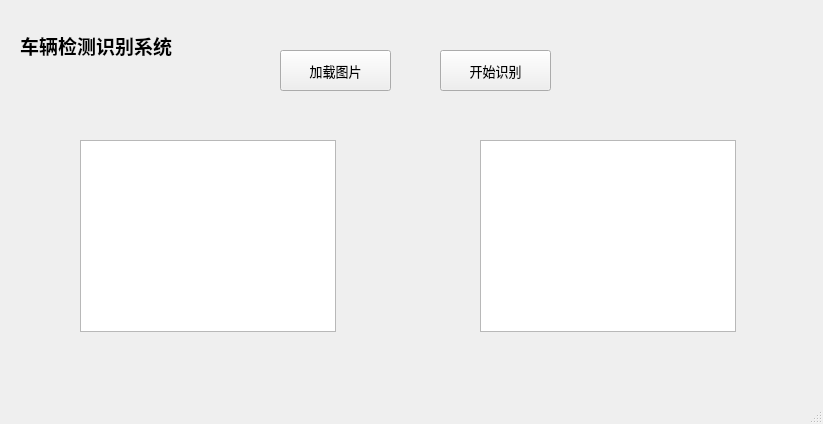
<?xml version="1.0" encoding="UTF-8"?>
<ui version="4.0">
 <class>MainWindow</class>
 <widget class="QMainWindow" name="MainWindow">
  <property name="geometry">
   <rect>
    <x>0</x>
    <y>0</y>
    <width>823</width>
    <height>424</height>
   </rect>
  </property>
  <property name="windowTitle">
   <string>MainWindow</string>
  </property>
  <widget class="QWidget" name="centralwidget">
   <widget class="QPushButton" name="pushButton">
    <property name="geometry">
     <rect>
      <x>280</x>
      <y>50</y>
      <width>111</width>
      <height>41</height>
     </rect>
    </property>
    <property name="font">
     <font>
      <family>微软雅黑</family>
      <pointsize>10</pointsize>
     </font>
    </property>
    <property name="text">
     <string>加载图片</string>
    </property>
   </widget>
   <widget class="QPushButton" name="pushButton_2">
    <property name="geometry">
     <rect>
      <x>440</x>
      <y>50</y>
      <width>111</width>
      <height>41</height>
     </rect>
    </property>
    <property name="font">
     <font>
      <family>微软雅黑</family>
      <pointsize>10</pointsize>
     </font>
    </property>
    <property name="text">
     <string>开始识别</string>
    </property>
   </widget>
   <widget class="QGraphicsView" name="graphicsView">
    <property name="geometry">
     <rect>
      <x>80</x>
      <y>140</y>
      <width>256</width>
      <height>192</height>
     </rect>
    </property>
   </widget>
   <widget class="QGraphicsView" name="graphicsView_2">
    <property name="geometry">
     <rect>
      <x>480</x>
      <y>140</y>
      <width>256</width>
      <height>192</height>
     </rect>
    </property>
   </widget>
   <widget class="QLabel" name="label">
    <property name="geometry">
     <rect>
      <x>20</x>
      <y>30</y>
      <width>231</width>
      <height>31</height>
     </rect>
    </property>
    <property name="font">
     <font>
      <family>微软雅黑</family>
      <pointsize>14</pointsize>
     </font>
    </property>
    <property name="text">
     <string>&lt;html&gt;&lt;head/&gt;&lt;body&gt;&lt;p&gt;&lt;span style=&quot; font-size:14pt; font-weight:600;&quot;&gt;车辆检测识别系统&lt;/span&gt;&lt;/p&gt;&lt;/body&gt;&lt;/html&gt;</string>
    </property>
    <property name="textFormat">
     <enum>Qt::RichText</enum>
    </property>
   </widget>
  </widget>
  <widget class="QStatusBar" name="statusbar"/>
 </widget>
 <resources/>
 <connections/>
</ui>
